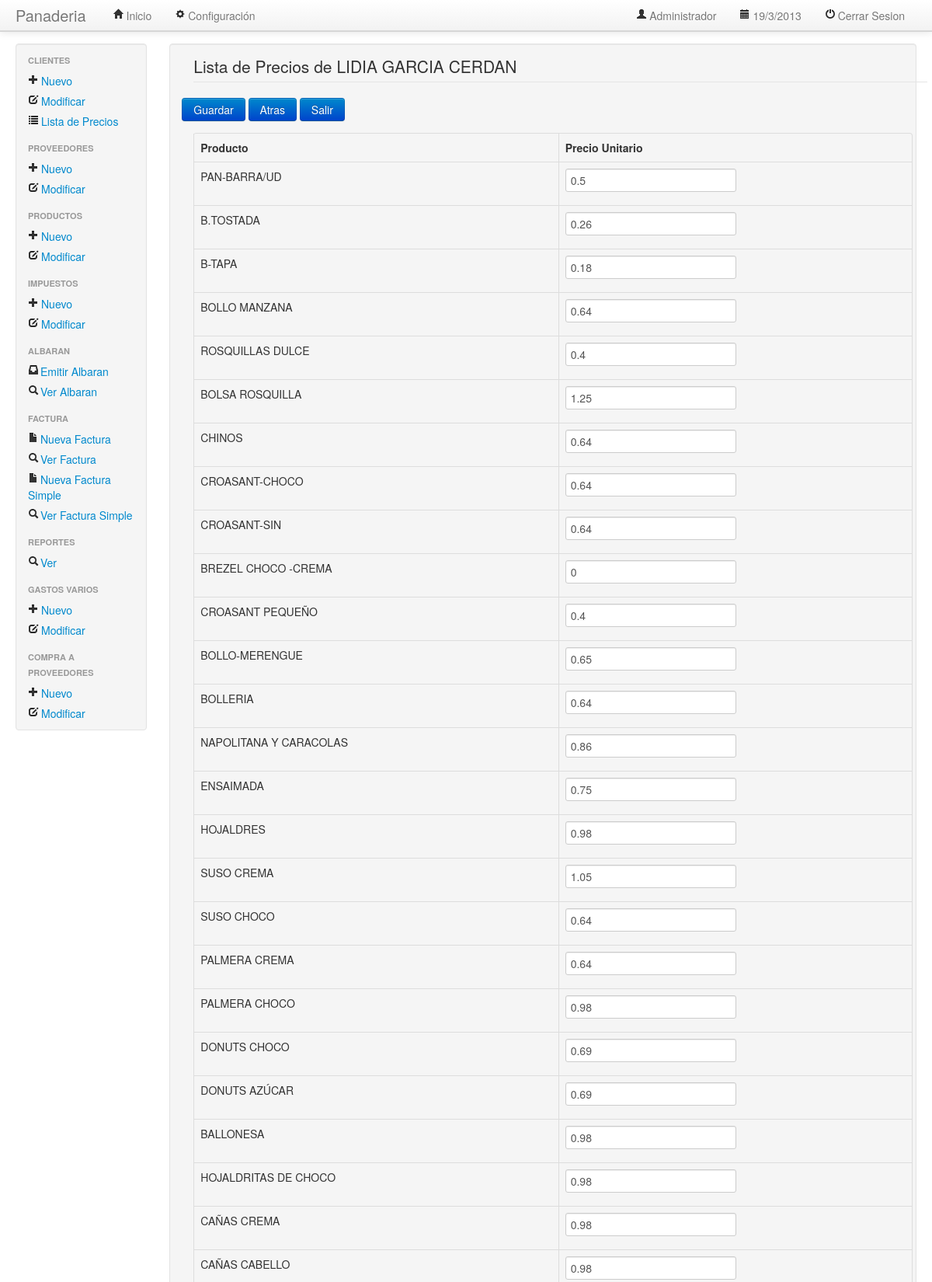
/main.php?iu=adminlistaprecios.php&mdir=negocios&dir=cliente&idcliente=5&nombre=LIDIA&apellido=GARCIA&2apellido=CERDAN (signed in, upper part), run on the app's committed database.
### tables this page shows
CREATE TABLE `listaprecio` (
  `idprecio` bigint(10) NOT NULL AUTO_INCREMENT,
  `idcliente` bigint(10) NOT NULL,
  `idproducto` bigint(10) NOT NULL,
  `precio` float NOT NULL,
  PRIMARY KEY (`idprecio`)
);

CREATE TABLE `producto` (
  `idproducto` bigint(10) NOT NULL AUTO_INCREMENT,
  `iva` float NOT NULL,
  `descripcion` varchar(100) NOT NULL,
  `precioref` float NOT NULL,
  PRIMARY KEY (`idproducto`)
);

### negocios/cliente/adminlistaprecios.php (the view, shortened to what this page needs)
<?php
$idcliente = $_GET['idcliente'];
$listaproducto = "SELECT DISTINCT idcliente FROM listaprecio WHERE idcliente = $idcliente";
$result = mysql_query($listaproducto);
if (mysql_num_rows($result) != 0) {
    $sql = "SELECT  producto.descripcion, listaprecio.precio
            FROM listaprecio
            INNER JOIN producto
            ON producto.idproducto = listaprecio.idproducto
            WHERE listaprecio.idcliente = $idcliente";
    $datos = mysql_query($sql);
    ?>
    <form style="margin-left: 15px;" action="negocios/cliente/modificarlistaprecio.php" method="post">
        <legend style="margin-left:15px;">Lista de Precios de <?php echo $_GET['nombre'] . " " . $_GET['apellido'] . " " . $_GET['2apellido']; ?></legend>
        <input type="submit" class="btn btn-primary" value="Guardar" name="enviar">
        <input type="button" class="btn btn-primary" onclick="window.open('main.php?iu=listaprecios.php&mdir=vistas&dir=cliente','_self');" value="Atras" name="atras">
        <input type="button" class="btn btn-primary" onclick="window.open('main.php','_self');" value="Salir" name="salir">
        <table style="margin: 15px 0px 0px 15px; width: 98%;" class="table table-bordered">
            <tr>
                <th style="font-weight: bold;">
                    Producto
                </th>
                <th style="font-weight: bold;">
                    Precio Unitario
                </th>
            </tr>
            <tbody>
                <?php
                $pos = 0;
                while ($fila = mysql_fetch_assoc($datos)) {
                    ?>
                    <tr>
                        <td>
                            <?php echo $fila['descripcion']; ?>
                        </td>
                        <td>
                            <input type="text" name="<?php echo $pos; ?>" required value="<?php echo $fila['precio']; ?>">
                        </td>
                    </tr>
                    <?php
                    $pos++;
                }
                ?>
            </tbody>
        </table>
        <br/>
    </form>
    <?php
}
?>

### data on the page
listaprecio: idproducto.descripcion "PAN-BARRA/UD", precio "0.5"
listaprecio: idproducto.descripcion "B.TOSTADA", precio "0.26"
listaprecio: idproducto.descripcion "B-TAPA", precio "0.18"
listaprecio: idproducto.descripcion "BOLLO MANZANA", precio "0.64"
listaprecio: idproducto.descripcion "ROSQUILLAS DULCE", precio "0.4"
listaprecio: idproducto.descripcion "BOLSA ROSQUILLA", precio "1.25"
listaprecio: idproducto.descripcion "CHINOS", precio "0.64"
listaprecio: idproducto.descripcion "CROASANT-CHOCO", precio "0.64"
listaprecio: idproducto.descripcion "CROASANT-SIN", precio "0.64"
listaprecio: idproducto.descripcion "BREZEL CHOCO -CREMA", precio "0"
listaprecio: idproducto.descripcion "CROASANT PEQUEÑO", precio "0.4"
listaprecio: idproducto.descripcion "BOLLO-MERENGUE", precio "0.65"
listaprecio: idproducto.descripcion "BOLLERIA", precio "0.64"
listaprecio: idproducto.descripcion "NAPOLITANA Y CARACOLAS", precio "0.86"
listaprecio: idproducto.descripcion "ENSAIMADA", precio "0.75"
listaprecio: idproducto.descripcion "HOJALDRES", precio "0.98"
listaprecio: idproducto.descripcion "SUSO CREMA", precio "1.05"
listaprecio: idproducto.descripcion "SUSO CHOCO", precio "0.64"
listaprecio: idproducto.descripcion "PALMERA CREMA", precio "0.64"
listaprecio: idproducto.descripcion "PALMERA CHOCO", precio "0.98"
listaprecio: idproducto.descripcion "DONUTS CHOCO", precio "0.69"
listaprecio: idproducto.descripcion "DONUTS AZÚCAR", precio "0.69"
listaprecio: idproducto.descripcion "BALLONESA", precio "0.98"
listaprecio: idproducto.descripcion "HOJALDRITAS DE CHOCO", precio "0.98"
listaprecio: idproducto.descripcion "CAÑAS CREMA", precio "0.98"
listaprecio: idproducto.descripcion "CAÑAS CABELLO", precio "0.98"

### other printed values
$_GET['nombre'] "LIDIA"
$_GET['apellido'] "GARCIA"
$_GET['2apellido'] "CERDAN"
